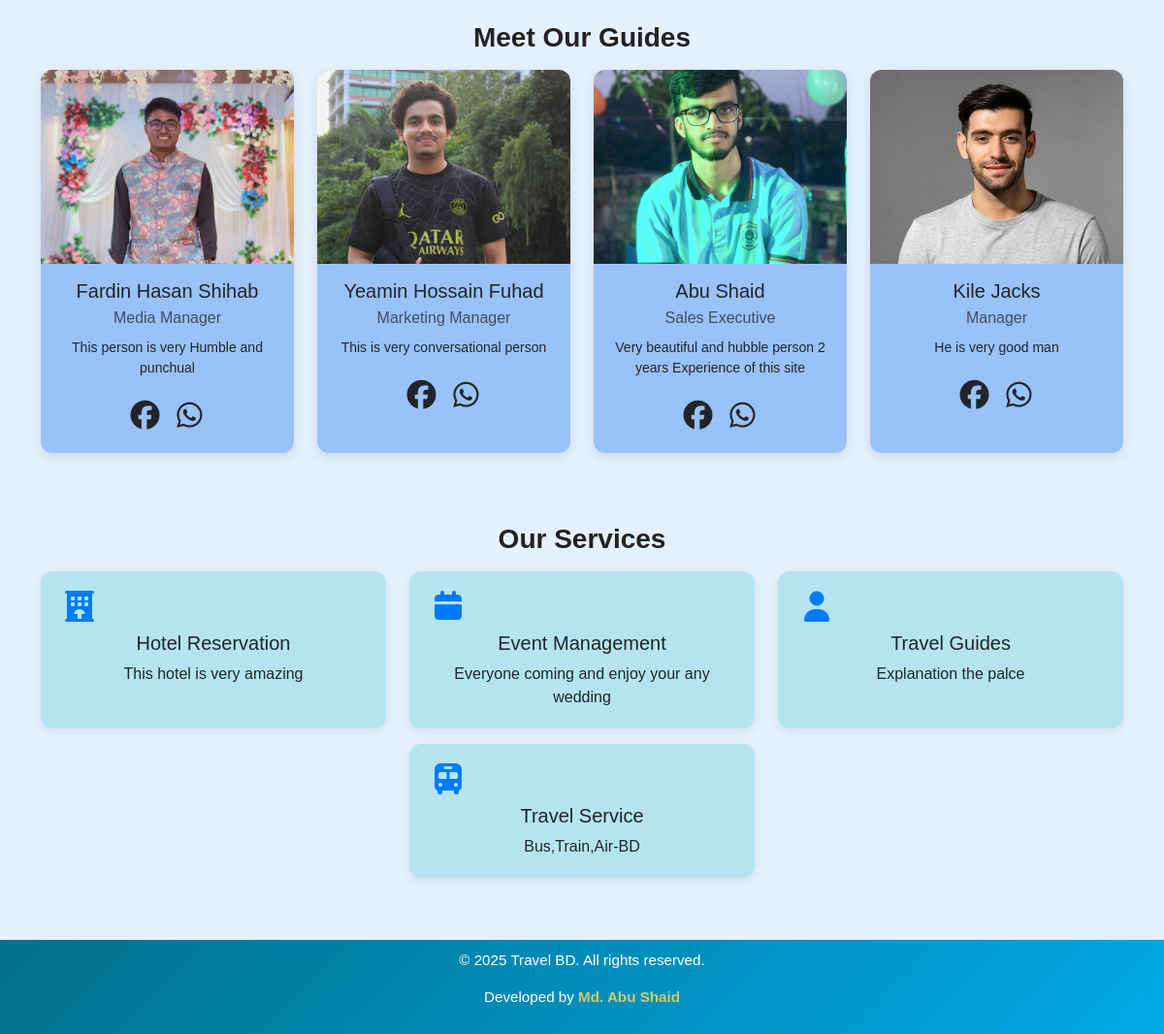
/about/ (lower part), run on an earlier commit of the app's database.
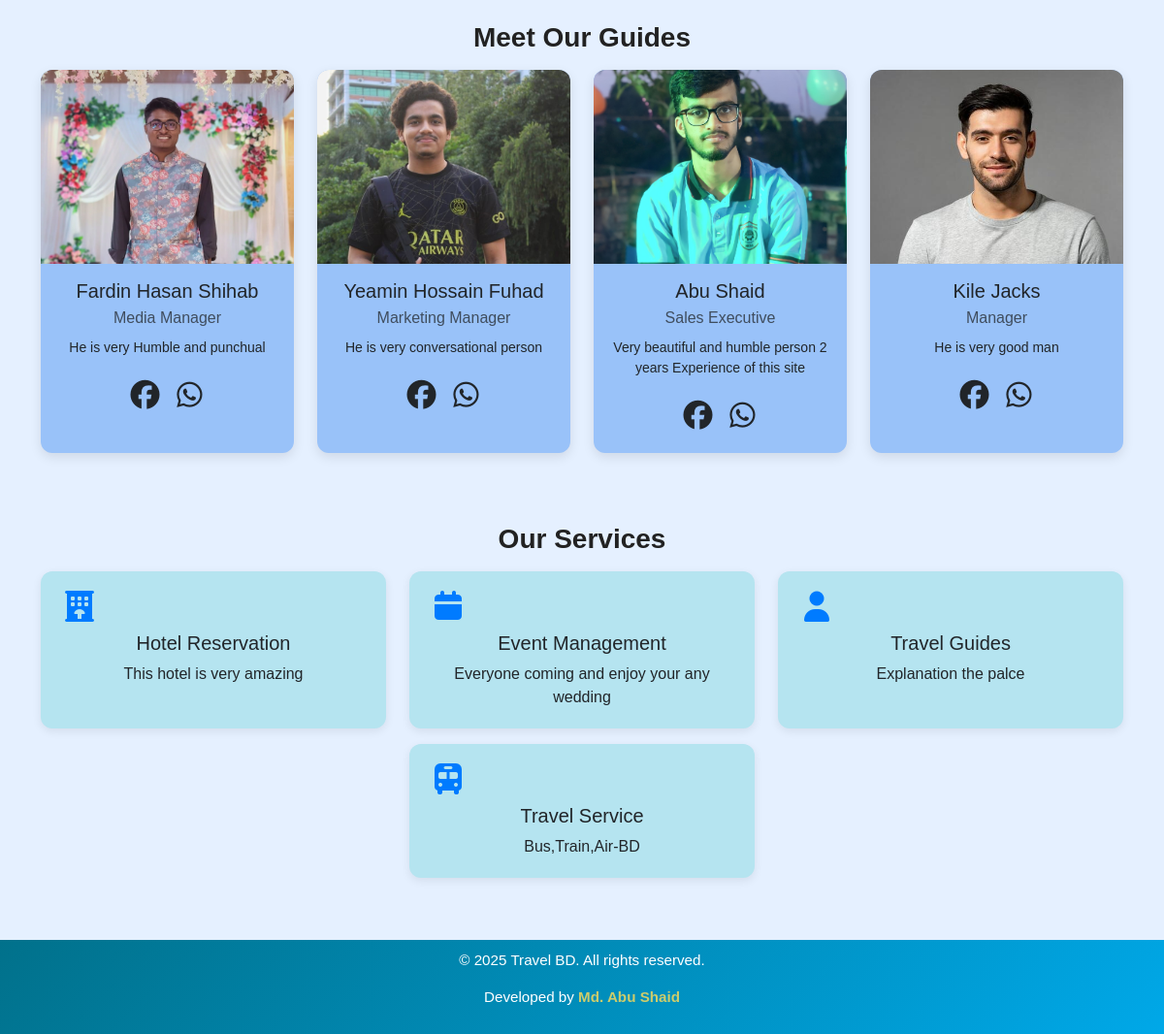
And on a later commit of the database.
### myapp/models.py (models this page shows, shortened)
class TeamMember(models.Model):
    name = models.CharField(max_length=100)
    role = models.CharField(max_length=100, blank=True)
    photo = models.ImageField(upload_to='team/')
    bio = models.TextField(blank=True)

class Service(models.Model):
    name = models.CharField(max_length=150)
    short_description = models.CharField(max_length=300, blank=True)
    icon_class = models.CharField(max_length=100, blank=True, help_text="(optional) icon class if using fontawesome or similar")

### myapp/views.py (the view)
# urls.py: path('about/', about_view, name='about'),
def about_view(request):
    about = About.objects.first()
    team = TeamMember.objects.all()
    services = Service.objects.all()
    return render(request, 'myapp/about.html', {'about': about, 'team': team, 'services': services})

### myapp/context_processors.py (called while the page is built)
def category_dropdown(request):
    return {
        'categories_for_nav': Category.objects.all()
    }

### myapp/templates/myapp/about.html (shortened to what this page needs)
{% load static %}
<!DOCTYPE html>
<html lang="en">
<head>
    <link href="https://cdn.jsdelivr.net/npm/bootstrap@5.3.2/dist/css/bootstrap.min.css" rel="stylesheet">
    <link rel="stylesheet" href="https://cdnjs.cloudflare.com/ajax/libs/font-awesome/7.0.1/css/all.min.css"
 />
    <link rel="stylesheet" href="{% static 'myapp/css/about.css' %}">
</head>
<body>
    <div class="container py-5">
        <h3 class="mb-3"> Meet Our Guides</h3>
        <div class="row mb-5">
            {% for member in team %}
            <div class="col-sm-6 col-md-4 col-lg-3 mb-4">
                <div class="card h-100 text-center">
                    <img src="{{ member.photo.url }}" class="card-img-top" alt="{{ member.name }}"
                        style="height:200px; object-fit:cover;">
                    <div class="card-body">
                        <h5 class="card-title">{{ member.name }}</h5>
                        <p class="card-subtitle mb-2 text-muted">{{ member.role }}</p>
                        <p class="card-text small">{{ member.bio|truncatechars:80 }}</p>
                        <div class="meet-icon"> <i class="fa-brands fa-facebook"></i>
                            <i class="fa-brands fa-whatsapp"></i>
                        </div>
                    </div>
                </div>
            </div>
            {% empty %}
            <p>No team members yet. Add some via admin.</p>
            {% endfor %}
        </div>
        <h3 class="mb-3">Our Services</h3>
        <div class="row">
            {% for s in services %}
            <div class="col-md-4 mb-3">
                <div class="p-3 border rounded h-100">
                    {% if s.icon_class %}
                    <i class="{{ s.icon_class }} fa-2x"></i>
                    {% endif %}
                    <h5>{{ s.name }}</h5>
                    <p class="mb-0">{{ s.short_description }}</p>
                </div>
            </div>
            {% empty %}
            <p>No services listed yet.</p>
            {% endfor %}
        </div>
    </div>
    <footer id="contact">
        <p>© 2025 Travel BD. All rights reserved.</p>
        <p>Developed by <b>Md. Abu Shaid</b></p>
    </footer>
</body>
</html>

### myapp/static/myapp/css/about.css (style rules this page uses)
body { background: #E5F0FF; font-family: 'Poppins', sans-serif; overflow-x: hidden; }
.mb-3 { text-align: center; }
.card { border-radius: 12px; overflow: hidden; border: none; box-shadow: 0 4px 12px rgba(0, 0, 0, 0.1); transition: 0.3s ease; background: #99C2F9; }
.card-img-top { height: 200px; object-fit: cover; }
.row { display: flex; justify-content: center; }
.p-3.border.rounded { padding: 20px !important; border-radius: 12px !important; background: #b5e4f0; border: none !important; box-shadow: 0 3px 10px rgba(0, 0, 0, 0.08); transition: 0.3s ease; }
.p-3 i { color: #007bff; margin-bottom: 10px; display: block; }
h3 { font-weight: 700; color: #222; margin-bottom: 20px; }
.meet-icon { font-size: 30px; cursor: pointer; }
#contact { background: linear-gradient(135deg, #01718b, #00A8E8); color: #fff; text-align: center; padding: 10px; font-size: 0.95rem; }
b { color: #cccc6c; }

What changed in the data, as far as the page shows it:
changed TeamMember "Fardin Hasan Shihab": bio "This person is very Humble and punchual" → "He is very Humble and punchual"
changed TeamMember "Yeamin Hossain Fuhad": bio "This is very conversational person" → "He is very conversational person"
changed TeamMember "Abu Shaid": bio "Very beautiful and hubble person 2 years Experience of this site" → "Very beautiful and humble person 2 years Experience of this site"
